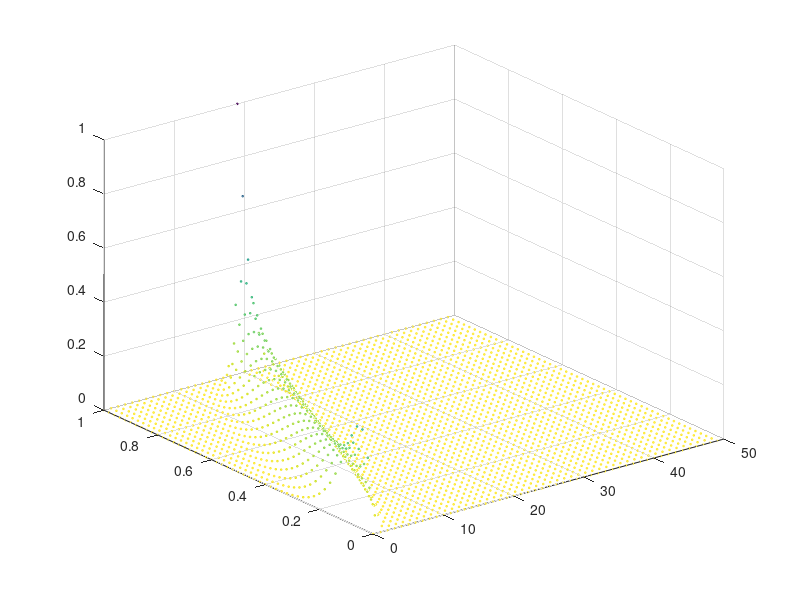

This chart was generated by the following MATLAB code:
pkg load statistics;
flips = 50;
resolution = 1/flips;
ticks_x = [0: 1: flips-1]';
ticks_y = [ 0:resolution:1];
a = [0: flips-1];
b = flips-1 - a;
[xx, yy] = meshgrid (ticks_x, ticks_y);
tz = zeros (size (xx));
for i = [1:flips]
	tz(:,i) = betapdf(yy(:, i), a(i)+1, b(i)+1);
end
scatter3 (xx(:), yy(:), tz(:),1, [ -tz(:)], "s");

pause 

for i = [1:flips]
	tz(:,i) = binopdf(i, 20, yy(:, i));
end
scatter3 (xx(:), yy(:), tz(:),1, [-tz(:)], "s");
pause